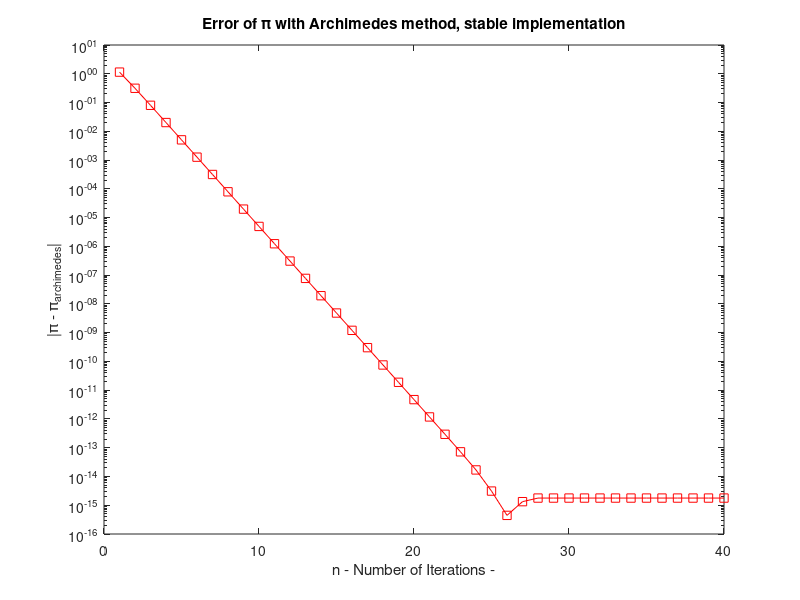
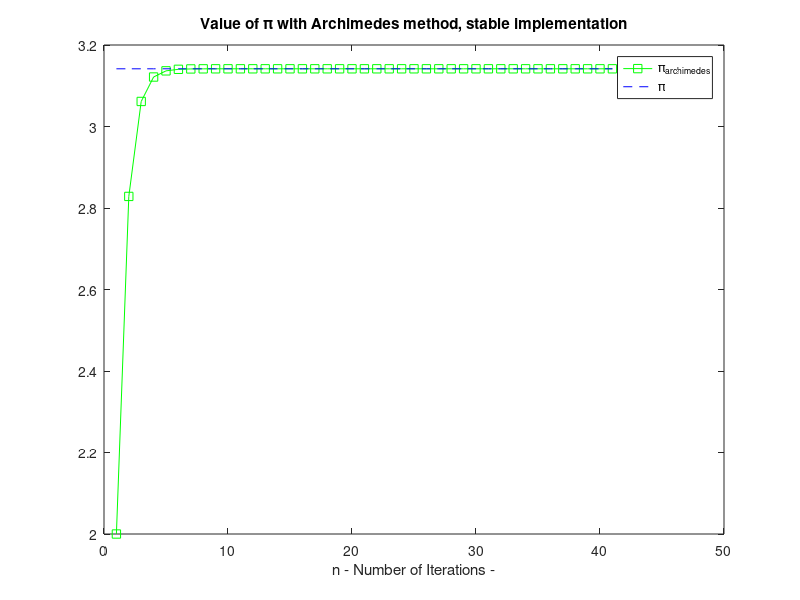

MATLAB code to generate these figures, in order: (Note: this script raises an error after producing the figures.)
N = 40; # Number of iterations

Y = zeros(N,1); # yk
Y(1) = 2; # First term of series

E = zeros(N,1); # Error in terms of iteration

for i = 1:N
  p1 = (Y(i)/(2^i))^2;
  p2 = sqrt(1 - p1);
  p3 = p1/(1+ p2);

  Y(i+1) = (2^i) * sqrt(2*p3);
  E(i) = abs(pi - Y(i));

end

figure();
semilogy(1:N, E, "-sr");
title('Error of \pi with Archimedes method, stable implementation');
ylabel('|\pi - \pi_{archimedes}|');
xlabel("n - Number of Iterations -");

figure();
plot(1:N+1, Y, "-sg"); hold on
plot(1:N+1, ones(N+1,1)*pi, "--b");
title('Value of \pi with Archimedes method, stable implementation');
xlabel("n - Number of Iterations -");
legend('\pi_{archimedes}', '\pi');
tight();

